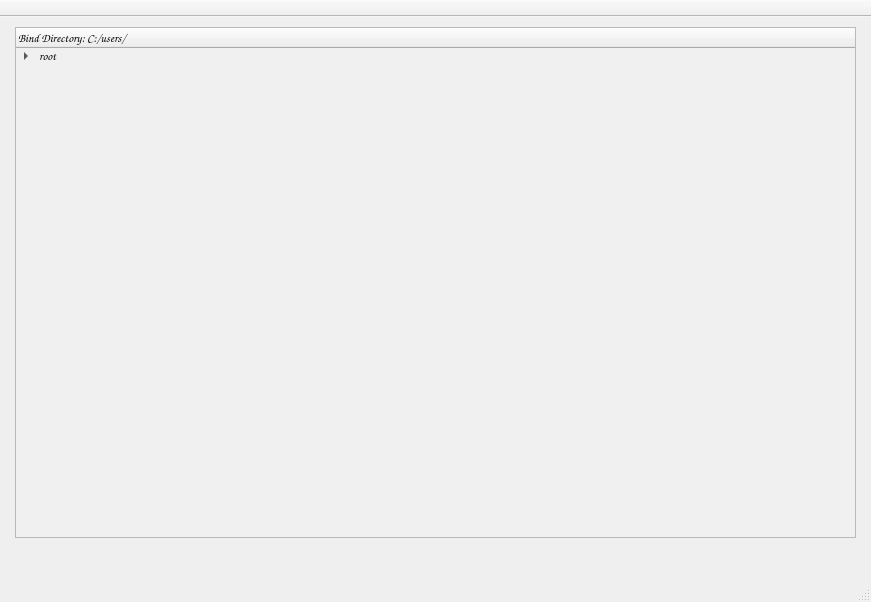
<?xml version="1.0" encoding="UTF-8"?>
<ui version="4.0">
 <class>MainWindow</class>
 <widget class="QMainWindow" name="MainWindow">
  <property name="geometry">
   <rect>
    <x>0</x>
    <y>0</y>
    <width>871</width>
    <height>602</height>
   </rect>
  </property>
  <property name="minimumSize">
   <size>
    <width>400</width>
    <height>300</height>
   </size>
  </property>
  <property name="maximumSize">
   <size>
    <width>1600</width>
    <height>900</height>
   </size>
  </property>
  <property name="font">
   <font>
    <family>Comic Sans MS</family>
   </font>
  </property>
  <property name="windowTitle">
   <string>Network-Disk</string>
  </property>
  <property name="styleSheet">
   <string notr="true"/>
  </property>
  <widget class="QWidget" name="centralWidget">
   <widget class="QTreeWidget" name="treeWidget">
    <property name="geometry">
     <rect>
      <x>15</x>
      <y>10</y>
      <width>841</width>
      <height>511</height>
     </rect>
    </property>
    <property name="maximumSize">
     <size>
      <width>1600</width>
      <height>900</height>
     </size>
    </property>
    <property name="styleSheet">
     <string notr="true">background-color: rgb(240, 240, 240);</string>
    </property>
    <property name="textElideMode">
     <enum>Qt::ElideRight</enum>
    </property>
    <property name="expandsOnDoubleClick">
     <bool>false</bool>
    </property>
    <attribute name="headerHighlightSections">
     <bool>false</bool>
    </attribute>
    <column>
     <property name="text">
      <string>Bind Directory: C:/users/</string>
     </property>
    </column>
    <item>
     <property name="text">
      <string>root</string>
     </property>
     <item>
      <property name="text">
       <string>1</string>
      </property>
      <item>
       <property name="text">
        <string>1.1</string>
       </property>
      </item>
     </item>
     <item>
      <property name="text">
       <string>2</string>
      </property>
     </item>
     <item>
      <property name="text">
       <string>3</string>
      </property>
     </item>
     <item>
      <property name="text">
       <string>4</string>
      </property>
     </item>
    </item>
   </widget>
  </widget>
  <widget class="QMenuBar" name="menuBar">
   <property name="geometry">
    <rect>
     <x>0</x>
     <y>0</y>
     <width>871</width>
     <height>23</height>
    </rect>
   </property>
  </widget>
  <widget class="QToolBar" name="mainToolBar">
   <property name="movable">
    <bool>false</bool>
   </property>
   <property name="floatable">
    <bool>false</bool>
   </property>
   <attribute name="toolBarArea">
    <enum>TopToolBarArea</enum>
   </attribute>
   <attribute name="toolBarBreak">
    <bool>false</bool>
   </attribute>
  </widget>
  <widget class="QStatusBar" name="statusBar"/>
 </widget>
 <layoutdefault spacing="6" margin="11"/>
 <resources/>
 <connections/>
</ui>
